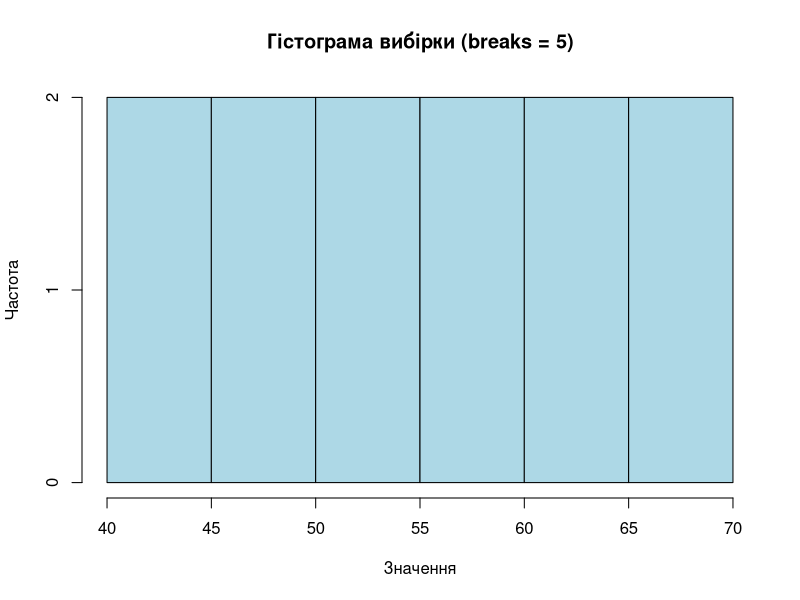
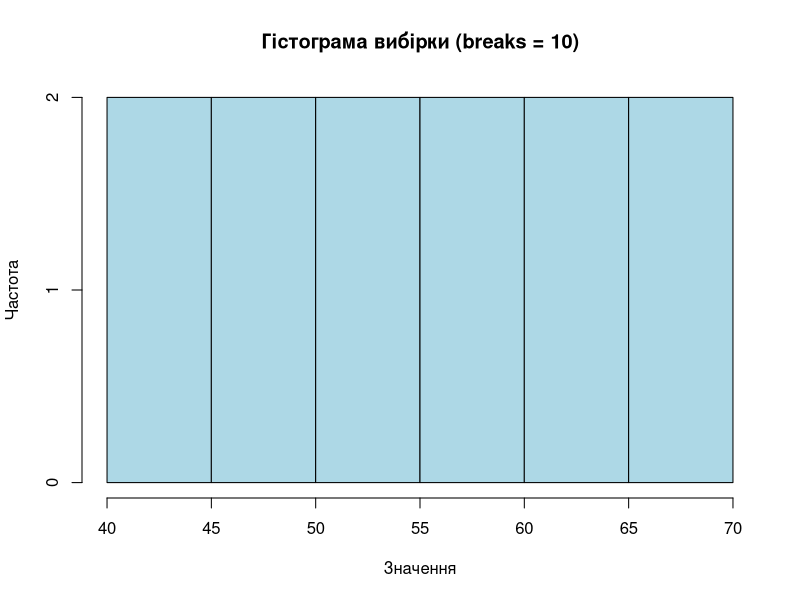
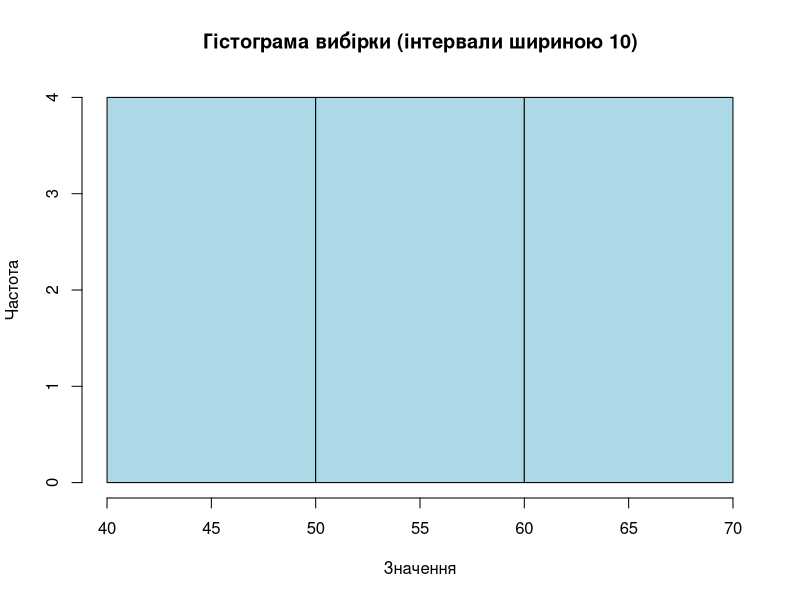
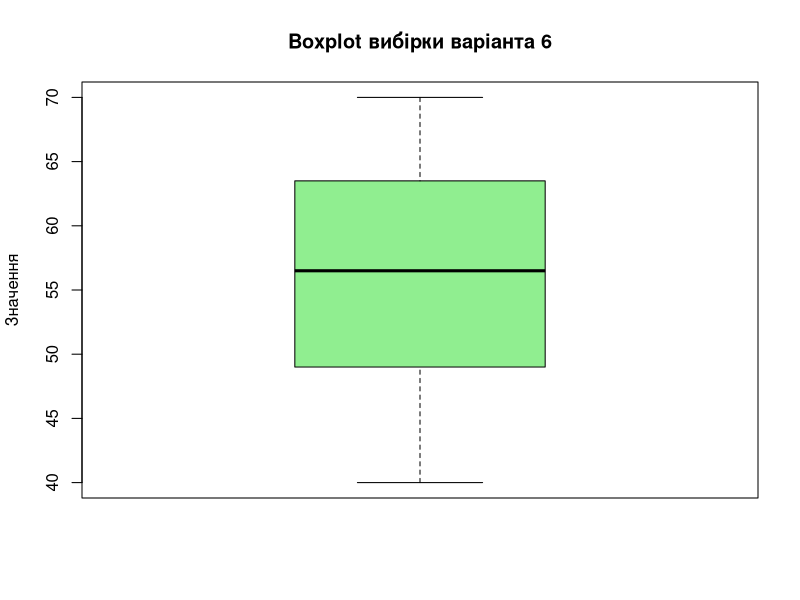
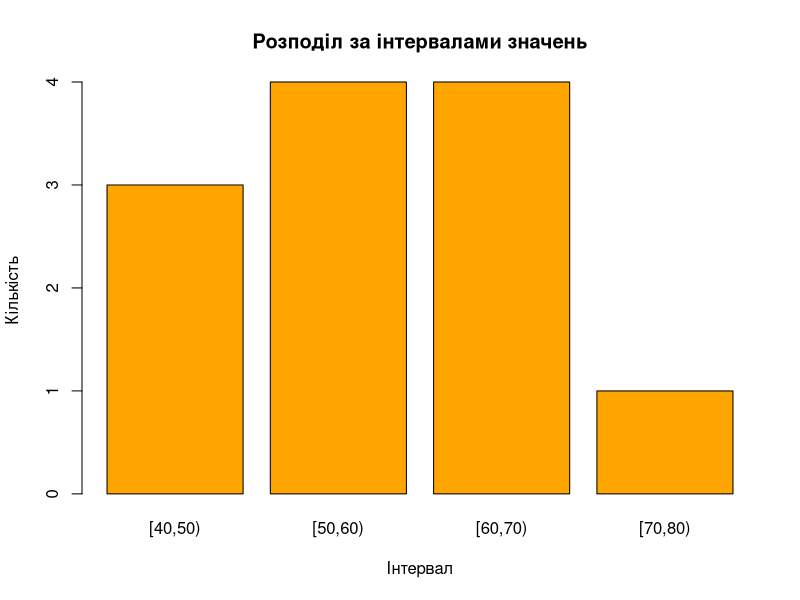
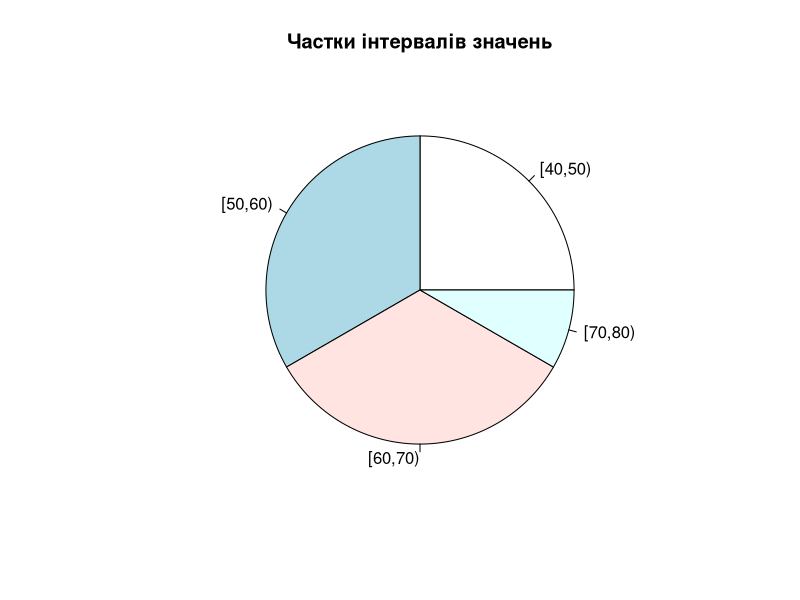
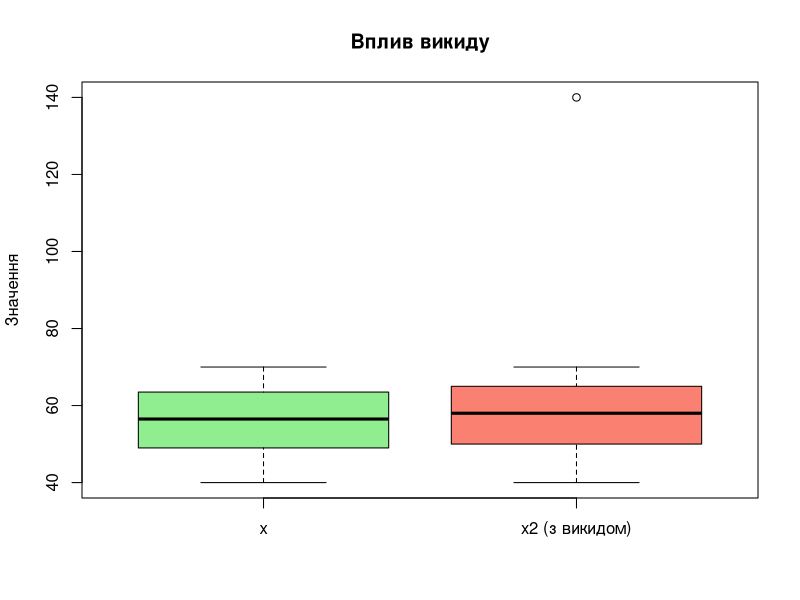
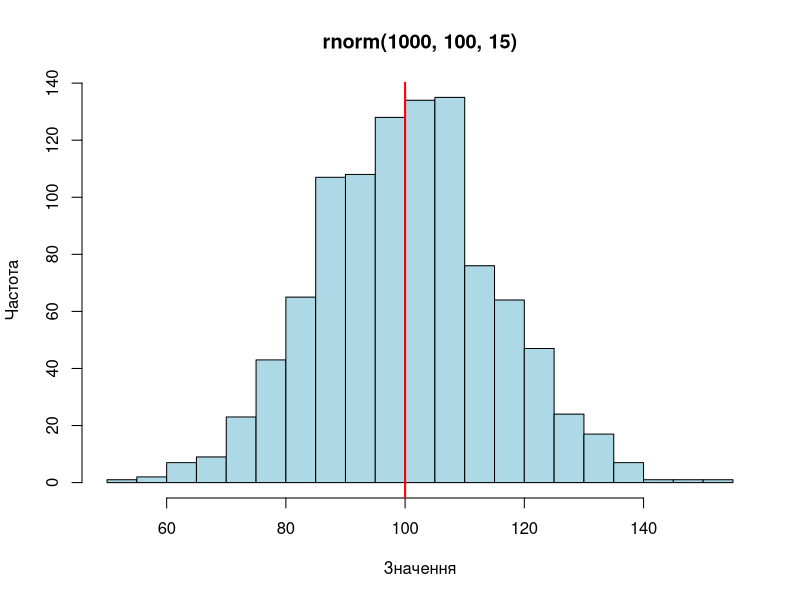

The R script that drew these images, in order:
# ЛР4: Основи математичної статистики в R (варіант 6)
# Запуск: з папки submission/:  Rscript lab04.R
# Результати: results/console_output.txt, графіки: plots/*.png

dir.create("results", showWarnings = FALSE)
dir.create("plots", showWarnings = FALSE)
sink("results/console_output.txt", split = TRUE)

# допоміжні функції
get_mode <- function(v) {
  ux <- unique(v)
  ux[which.max(tabulate(match(v, ux)))]
}
cv_fun <- function(v) sd(v) / mean(v) * 100
open_png <- function(name, w = 1200, h = 800) {
  png(file.path("plots", name), width = w, height = h, res = 150)
}
hdr <- function(s) cat("\n==========", s, "==========\n")

# ---------------------------------------------------------------- A
hdr("A. Повний аналіз вибірки варіанта 6 (п.34-35)")
x <- c(40, 45, 48, 50, 52, 55, 58, 60, 62, 65, 68, 70)
print(x)
cat("n       =", length(x), "\n")
cat("min     =", min(x), "\n")
cat("max     =", max(x), "\n")
cat("range   =", max(x) - min(x), " (range():", range(x), ")\n")
cat("mean    =", mean(x), "\n")
cat("median  =", median(x), "\n")
cat("кількість унікальних значень =", length(unique(x)), "з", length(x), "\n")
cat("get_mode(x) =", get_mode(x),
    "(усі значення унікальні, кожне зустрічається 1 раз, тому мода фактично не визначена;",
    "функція повертає перше значення)\n")
cat("var     =", var(x), "\n")
cat("sd      =", sd(x), "\n")
cat("sqrt(var) =", sqrt(var(x)), "\n")
q <- quantile(x)
print(q)
Q1 <- unname(q[2]); Q3 <- unname(q[4])
cat("Q1 =", Q1, " Q3 =", Q3, "\n")
cat("IQR     =", IQR(x), " (Q3-Q1 =", Q3 - Q1, ")\n")
cat("CV (%)  =", cv_fun(x), "\n")
cat("\nsummary(x):\n")
print(summary(x))

# ---------------------------------------------------------------- B
hdr("B. Графіки та інтерпретація (п.36)")
open_png("hist_breaks5.png")
hist(x, breaks = 5, main = "Гістограма вибірки (breaks = 5)", xlab = "Значення", ylab = "Частота", col = "lightblue")
dev.off()
open_png("hist_breaks10.png")
hist(x, breaks = 10, main = "Гістограма вибірки (breaks = 10)", xlab = "Значення", ylab = "Частота", col = "lightblue")
dev.off()
open_png("hist_breaks_width10.png")
hist(x, breaks = seq(40, 70, by = 10), main = "Гістограма вибірки (інтервали шириною 10)", xlab = "Значення", ylab = "Частота", col = "lightblue")
dev.off()
open_png("boxplot_x.png", 800, 800)
boxplot(x, main = "Boxplot вибірки варіанта 6", ylab = "Значення", col = "lightgreen")
dev.off()

h5 <- hist(x, breaks = 5, plot = FALSE)
h10 <- hist(x, breaks = 10, plot = FALSE)
cat("hist breaks=5: межі", h5$breaks, " частоти", h5$counts, "\n")
cat("hist breaks=10: межі", h10$breaks, " частоти", h10$counts, "\n")
cat("(R трактує breaks як підказку; для обох значень отримано однакові інтервали шириною 5)\n")
cat("hist інтервали шириною 10: частоти", hist(x, breaks = seq(40, 70, by = 10), plot = FALSE)$counts, "\n")

cats <- cut(x, breaks = c(40, 50, 60, 70, 80), right = FALSE)
tab <- table(cats)
cat("\nТаблиця частот (категорії [40,50), [50,60), [60,70), [70,80)):\n")
print(tab)
cat("\nВідносні частоти, %:\n")
print(round(prop.table(tab) * 100, 2))
open_png("barplot_cats.png")
barplot(tab, main = "Розподіл за інтервалами значень", xlab = "Інтервал", ylab = "Кількість", col = "orange")
dev.off()
open_png("pie_cats.png", 900, 800)
pie(tab, main = "Частки інтервалів значень")
dev.off()

lower <- Q1 - 1.5 * IQR(x); upper <- Q3 + 1.5 * IQR(x)
cat("\nМежі викидів (1.5*IQR): нижня =", lower, " верхня =", upper, "\n")
cat("Викиди:", if (any(x < lower | x > upper)) x[x < lower | x > upper] else "немає", "\n")
cat("boxplot.stats()$out:", boxplot.stats(x)$out, "\n")
cat("mean - median =", mean(x) - median(x), "\n")
cat("Середина розмаху (min+max)/2 =", (min(x) + max(x)) / 2, "\n")
cat("Відстані: median-Q1 =", median(x) - Q1, " Q3-median =", Q3 - median(x), "\n")

# ---------------------------------------------------------------- C
hdr("C. Вплив викиду (п.37)")
x2 <- c(x, max(x) * 2)
cat("x2 = x + ", max(x) * 2, "\n")
cmp <- data.frame(
  characteristic = c("mean", "median", "sd", "var", "IQR", "range"),
  x  = c(mean(x), median(x), sd(x), var(x), IQR(x), diff(range(x))),
  x2 = c(mean(x2), median(x2), sd(x2), var(x2), IQR(x2), diff(range(x2)))
)
cmp$change_abs <- cmp$x2 - cmp$x
cmp$change_pct <- (cmp$x2 / cmp$x - 1) * 100
print(cmp, digits = 6)
lower2 <- quantile(x2, 0.25) - 1.5 * IQR(x2); upper2 <- quantile(x2, 0.75) + 1.5 * IQR(x2)
cat("Межі викидів для x2: нижня =", lower2, " верхня =", upper2, " викиди:", x2[x2 < lower2 | x2 > upper2], "\n")
open_png("boxplot_outlier.png")
boxplot(x, x2, names = c("x", "x2 (з викидом)"), main = "Вплив викиду", ylab = "Значення", col = c("lightgreen", "salmon"))
dev.off()

# ---------------------------------------------------------------- D
hdr("D. Пропущені значення (п.38)")
x_na <- c(12, 15, 18, NA, 20, 22, NA, 25, 27, 30)
cat("Кількість NA:", sum(is.na(x_na)), " з", length(x_na), "\n")
na_tab <- data.frame(
  func = c("mean", "median", "sd", "var"),
  without_na_rm = c(mean(x_na), median(x_na), sd(x_na), var(x_na)),
  with_na_rm = c(mean(x_na, na.rm = TRUE), median(x_na, na.rm = TRUE),
                 sd(x_na, na.rm = TRUE), var(x_na, na.rm = TRUE))
)
print(na_tab, digits = 6)

# ---------------------------------------------------------------- E
hdr("E. Моделювання (п.39)")
set.seed(2026)
xs <- rnorm(1000, mean = 100, sd = 15)
cat("mean   =", mean(xs), "\n")
cat("median =", median(xs), "\n")
cat("sd     =", sd(xs), "\n")
cat("var    =", var(xs), "\n")
print(quantile(xs))
cat("IQR    =", IQR(xs), " (теоретично для N(100,15): ", 15 * 1.34898, ")\n")
cat("Відхилення mean від 100 =", mean(xs) - 100, "; sd від 15 =", sd(xs) - 15, "\n")
cat("Викидів за 1.5*IQR:", length(boxplot.stats(xs)$out), "\n")
open_png("hist_sim.png")
hist(xs, breaks = 20, main = "rnorm(1000, 100, 15)", xlab = "Значення", ylab = "Частота", col = "lightblue")
abline(v = 100, col = "red", lwd = 2)
dev.off()
open_png("boxplot_sim.png", 800, 800)
boxplot(xs, main = "Boxplot rnorm(1000, 100, 15)", ylab = "Значення", col = "lightgreen")
dev.off()

# ---------------------------------------------------------------- F
hdr("F. Порівняння двох груп (п.33)")
group_A <- c(70, 72, 75, 76, 78, 80, 81, 83, 85, 87)
group_B <- c(50, 60, 65, 75, 80, 85, 90, 95, 100, 110)
grp <- data.frame(
  group = c("A", "B"),
  mean = c(mean(group_A), mean(group_B)),
  median = c(median(group_A), median(group_B)),
  sd = c(sd(group_A), sd(group_B)),
  var = c(var(group_A), var(group_B)),
  IQR = c(IQR(group_A), IQR(group_B)),
  range = c(diff(range(group_A)), diff(range(group_B))),
  CV_pct = c(cv_fun(group_A), cv_fun(group_B))
)
print(grp, digits = 6)
open_png("boxplot_groups.png")
boxplot(group_A, group_B, names = c("Група A", "Група B"), main = "Порівняння двох груп",
        ylab = "Результат", col = c("lightblue", "khaki"))
dev.off()

# ---------------------------------------------------------------- G
hdr("G. Завдання підвищеної складності (п.42)")
set.seed(2026)
y <- round(rnorm(1000, mean = 75, sd = 12), 1)
y2 <- c(y, 150, 160, 170, 180, 200)
g <- data.frame(
  characteristic = c("n", "mean", "median", "sd", "IQR", "min", "max"),
  before = c(length(y), mean(y), median(y), sd(y), IQR(y), min(y), max(y)),
  after = c(length(y2), mean(y2), median(y2), sd(y2), IQR(y2), min(y2), max(y2))
)
g$change_abs <- g$after - g$before
g$change_pct <- (g$after / g$before - 1) * 100
print(g, digits = 6)
cat("Викидів за 1.5*IQR до:", length(boxplot.stats(y)$out), " після:", length(boxplot.stats(y2)$out), "\n")
cat("Межі до: ", quantile(y, 0.25) - 1.5 * IQR(y), quantile(y, 0.75) + 1.5 * IQR(y), "\n")
cat("Межі після: ", quantile(y2, 0.25) - 1.5 * IQR(y2), quantile(y2, 0.75) + 1.5 * IQR(y2), "\n")
open_png("hist_hard.png")
hist(y2, breaks = 30, main = "Вибірка з п'ятьма викидами", xlab = "Значення", ylab = "Частота", col = "lightblue")
dev.off()
open_png("boxplot_hard.png")
boxplot(y, y2, names = c("без викидів", "з викидами"), main = "Завдання підвищеної складності", ylab = "Значення", col = c("lightgreen", "salmon"))
dev.off()

hdr("Кінець")
sink()
